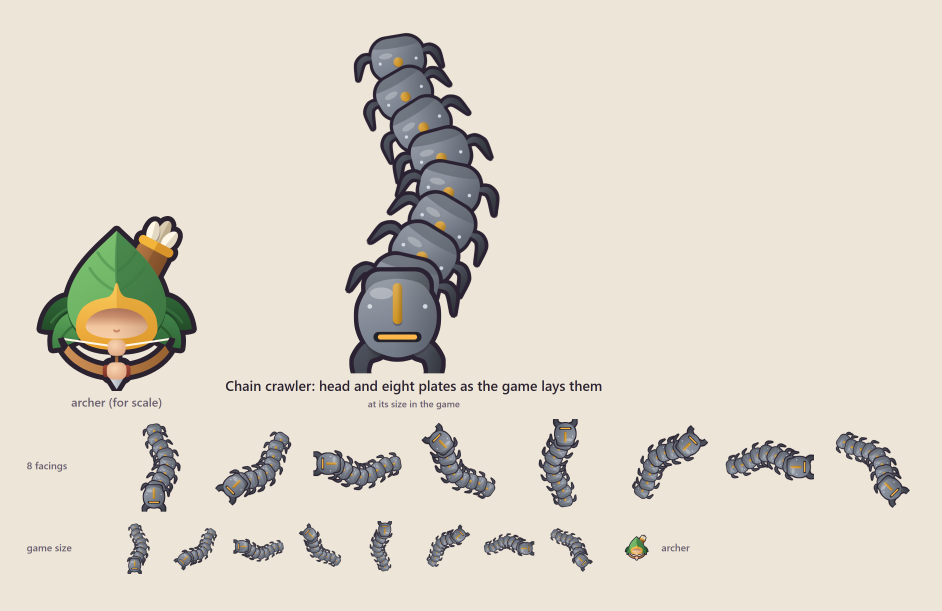
#> input picture design/class-round10/boards/renders/foundry-chain-crawler.png, 2826 x 1832 px, given in place of basec_edge.png, which was not available (shown at 1/3 size)
$ python edge.py ../../../../class-round10/boards/renders/foundry-chain-crawler.png
#> lines starting #> are read from the running program, lines starting #| are printed output that depends on the picture
import subprocess,sys,os
from PIL import Image
for f in sys.argv[1:]:
    h='/tmp/basec_edge.html'
    open(h,'w').write(f'<body style="margin:0;background:#fff"><img src="file://{os.path.abspath(f)}" width=220 height=220>')
    subprocess.run(['/usr/bin/google-chrome','--headless=new','--no-sandbox','--disable-gpu','--hide-scrollbars','--screenshot=/tmp/basec_edge.png','--window-size=220,220','file://'+h],capture_output=True)
#> (this line was passed over: subprocess is not available in this run)
    im=Image.open('/tmp/basec_edge.png').convert('L'); w,hh=im.size
#> after `im = Image.open('/tmp/basec_edge.png').convert('L')`:
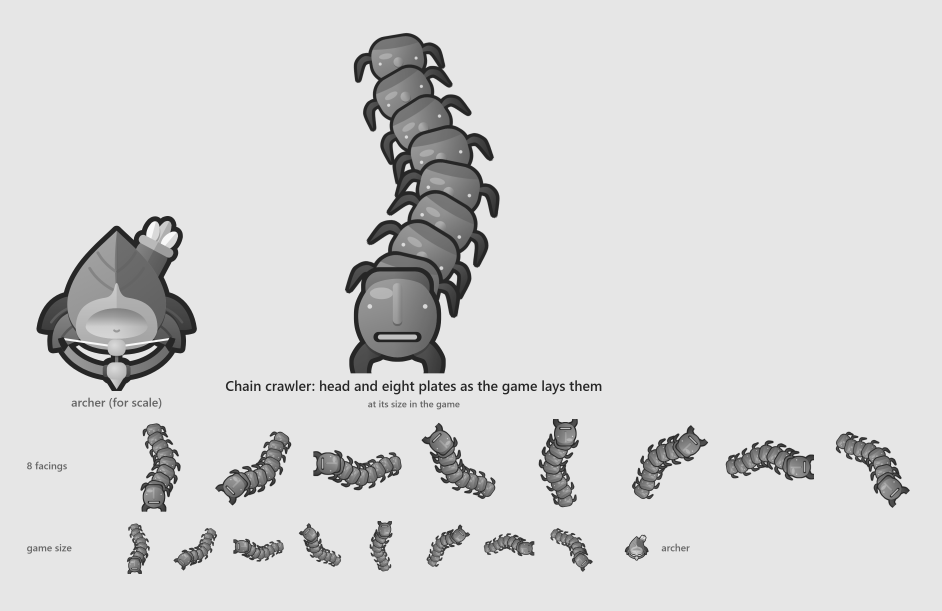
#> im: PIL image 2826x1832 L (shown at 1/3 size); min 31, max 248, mean 214.3
#> after `w, hh = im.size`: w = 2826; hh = 1832
    px=im.load()
    xs=[x for x in range(w) for y in range(hh) if px[x,y]<200]; ys=[y for x in range(w) for y in range(hh) if px[x,y]<200]
#> after `xs = [x for x in range(w) for y in range(hh) if px[x, y] < 200]`: xs = 633523 items
#> after `ys = [y for x in range(w) for y in range(hh) if px[x, y] < 200]`: ys = 633523 items
    print(f, 'x',min(xs)-10,max(xs)-10,'y',min(ys)-10,max(ys)-10, 'width',max(xs)-min(xs))
#| ../../../../class-round10/boards/renders/foundry-chain-crawler.png x 71 2718 y 88 1711 width 2647

$ run again, on design/history/archer-and-cast/base/set-a/sheet.png
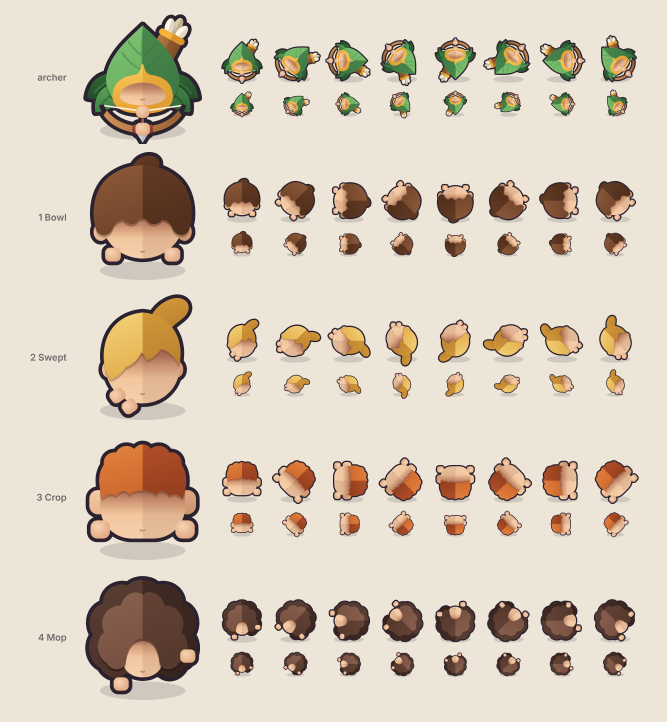
#> input picture design/history/archer-and-cast/base/set-a/sheet.png, 2000 x 2164 px, given in place of basec_edge.png, which was not available (shown at 1/3 size)
#> `im = Image.open('/tmp/basec_edge.png').convert('L')`:
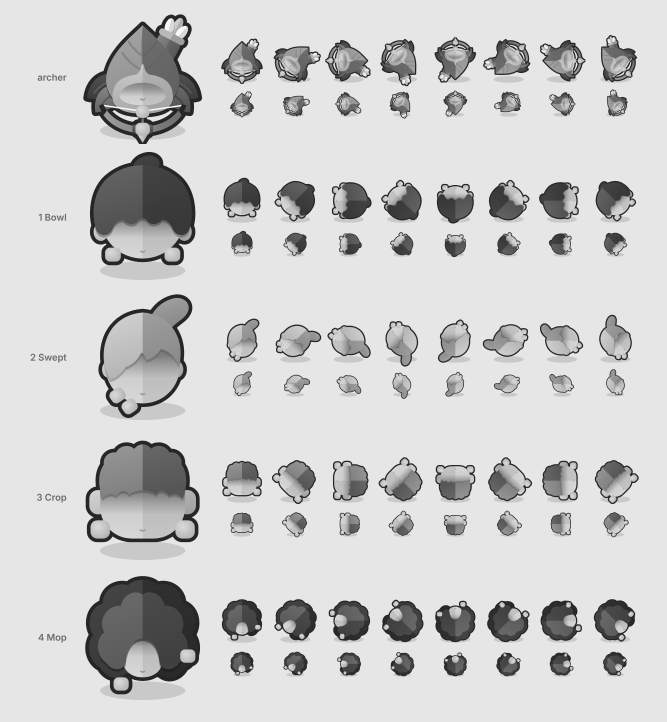
#> im: PIL image 2000x2164 L (shown at 1/3 size); min 32, max 248, mean 204.1
#> xs = 886319 items
#| ../set-a/sheet.png x 82 1906 y 33 2072 width 1824
